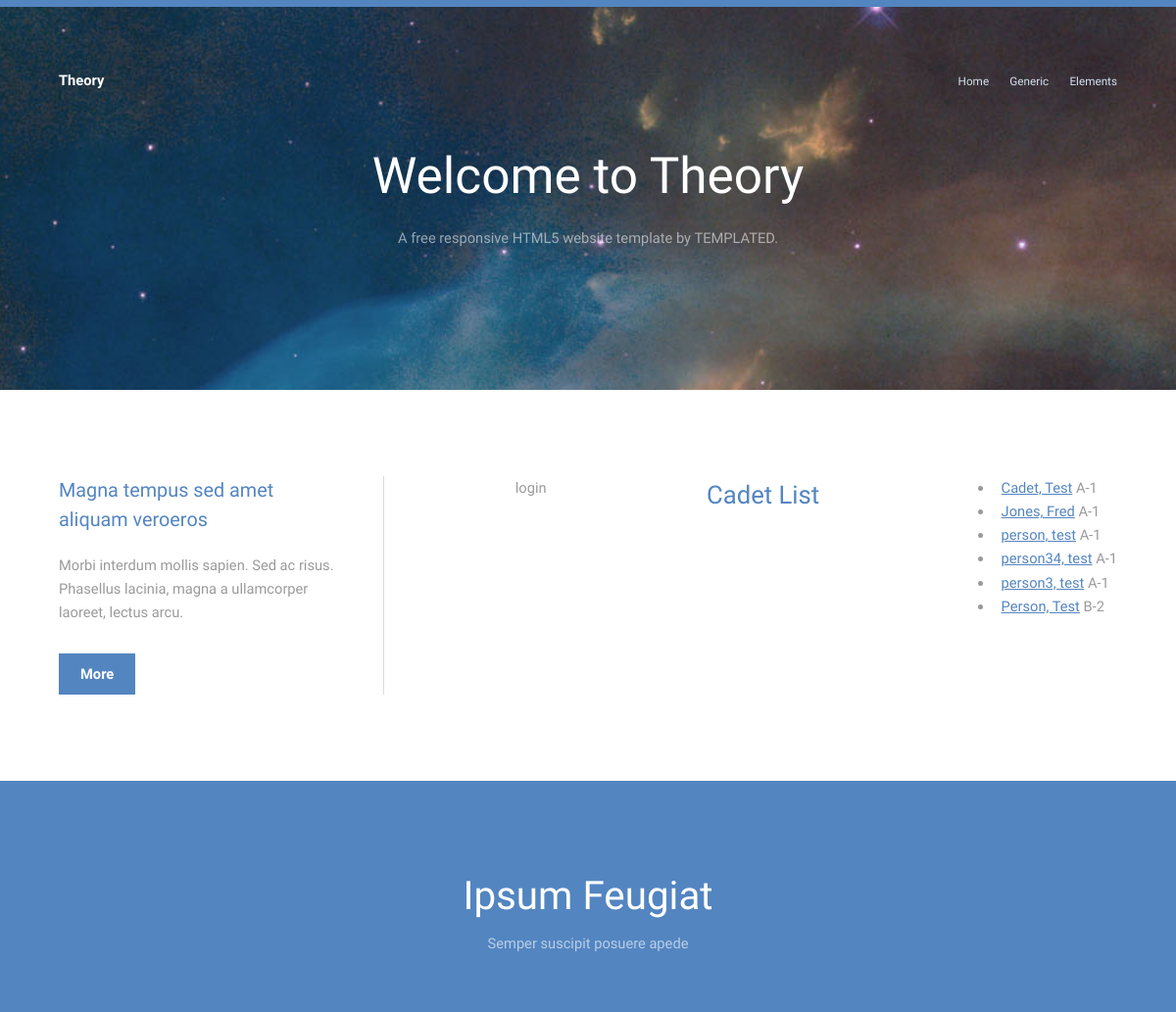
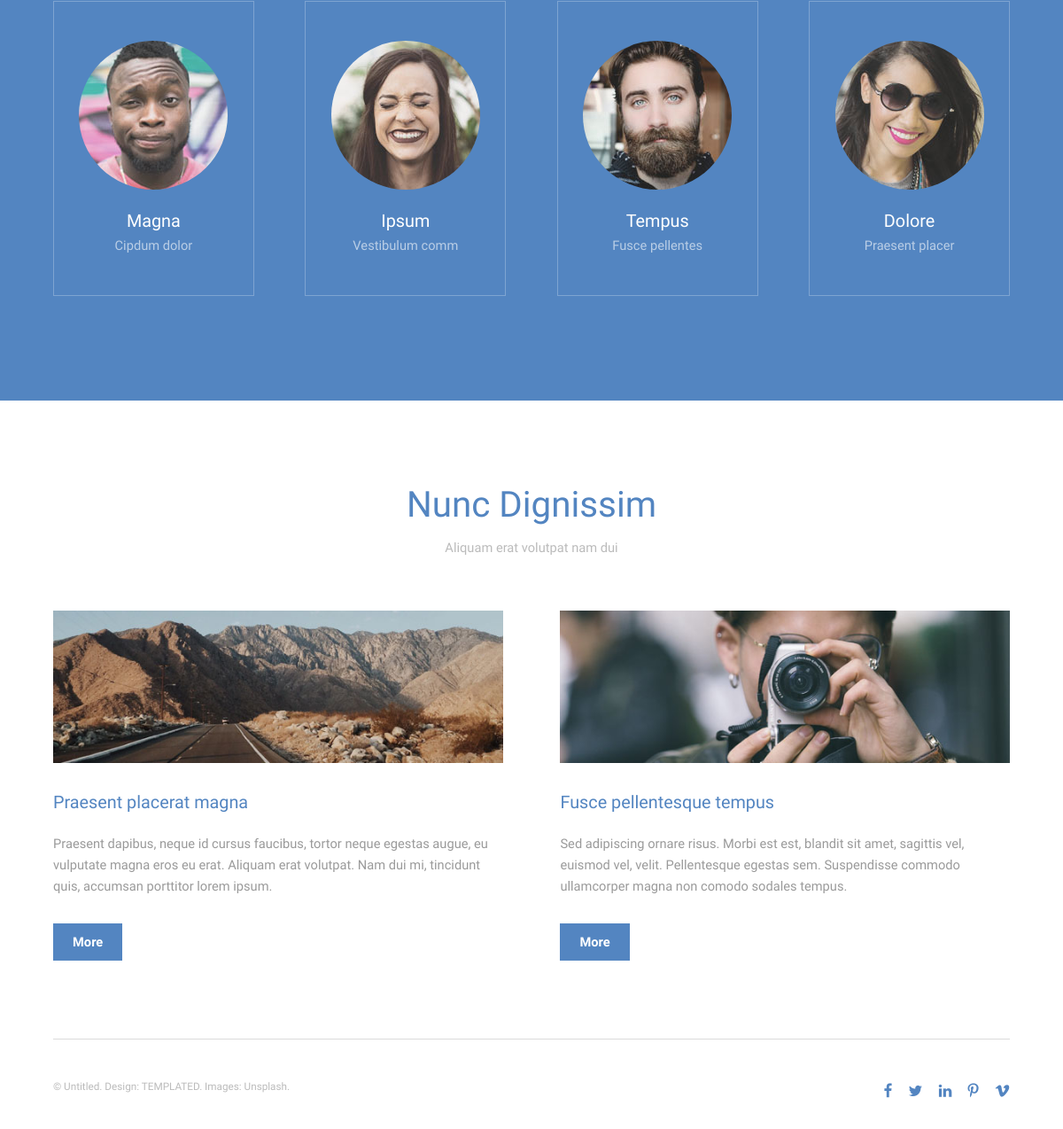
/users/, run on the app's committed database (2 pictures, top to bottom).
### users/models.py (models this page shows, shortened)
class Cadet(models.Model):
    first = models.CharField(max_length=200)
    last = models.CharField(max_length=200)
    xnumber = models.CharField(max_length=8)
    company = models.ForeignKey(Company, on_delete=models.CASCADE, default=1)
    def name(self):
        return (self.last + ", " + self.first)

class Company(models.Model):
    shortname = models.CharField(max_length=1) #A, B, C, etc.
    longname = models.CharField(max_length=50) #Alpha, Bravo, Charlie etc.
    regiment = models.IntegerField() #1,2,3,4
    motto = models.CharField(max_length=100) #Go Buffs!  Go Greeks, etc.
    mascot = models.CharField(max_length=100) #Buffalos, Greeks.
    def __str__(self):
        return (self.shortname + "-" + str(self.regiment))

### users/views.py (the view)
# urls.py: path('', views.index, name='index'),
def index(request):
    cadets = Cadet.objects.all() #Grab all cadets from database
    context = {'cadets': cadets} #fill a context with the cadet list
    template = loader.get_template('users/index.html') #Get the template we created
    return HttpResponse(template.render(context, request)) #Render the template with the context

### users/templates/users/index.html (shortened to what this page needs)
{% extends 'users/base_generic.html' %}
{% block content %}
{% if user.is_authenticated %}
<p>Welcome, {{ user.get_username }}.
{% else %}
login
{% endif %}
<h2>Cadet List</h2>
{% if cadets %}
<ul>
  {% for cadet in cadets %}
      <li><a href="./{{cadet.id}}">{{cadet.name}}</a> {{cadet.company}}</li>
  {% endfor %}
</ul>
{% else %}
<p>No cadets in database</p>
{% endif %}
{% endblock %}

### users/static/assets/css/main.css (style rules this page uses)
html, body, div, span, applet, object, iframe, h1, h2, h3, h4, h5, h6, p, blockquote, pre, a, abbr, acronym, address, big, cite, code, del, dfn, em, img, ins, kbd, q, s, samp, small, strike, strong, sub, sup, tt, var, b, u, i, center, dl, dt, dd, ol, ul, li, fieldset, form, label, legend, table, caption, tbody, tfoot, thead, tr, th, td, article, aside, canvas, details, embed, figure, figcaption, footer, header, hgroup, menu, nav, output, ruby, section, summary, time, mark, audio, video { margin: 0; padding: 0; border: 0; font-size: 100%; font: inherit; vertical-align: baseline; }
body { line-height: 1; }
ol, ul { list-style: none; }
body { -webkit-text-size-adjust: none; }
*, *:before, *:after { -moz-box-sizing: border-box; -webkit-box-sizing: border-box; box-sizing: border-box; }
body { -ms-overflow-style: scrollbar; }
body { background: #fff; }
body, input, select, textarea { color: #9a9a9a; font-family: "Raleway", Arial, Helvetica, sans-serif; font-size: 13pt; font-weight: 300; line-height: 1.65; }
@media screen and (max-width: 1680px) { body, input, select, textarea { font-size: 11pt; } }
@media screen and (max-width: 1280px) { body, input, select, textarea { font-size: 11pt; } }
a { color: #5385c1; text-decoration: underline; }
h1, h2, h3, h4, h5, h6 { color: #5385c1; font-weight: 300; line-height: 1.5; margin: 0 0 1em 0; }
h2 { font-size: 1.75em; font-weight: 100; }
ul { list-style: disc; margin: 0 0 2em 0; padding-left: 1em; }
ul li { padding-left: 0.5em; }

### data on the page
Cadet: name "Cadet, Test", company "A-1"
Cadet: name "Jones, Fred", company "A-1"
Cadet: name "person, test", company "A-1"
Cadet: name "person34, test", company "A-1"
Cadet: name "person3, test", company "A-1"
Cadet: name "Person, Test", company "B-2"
